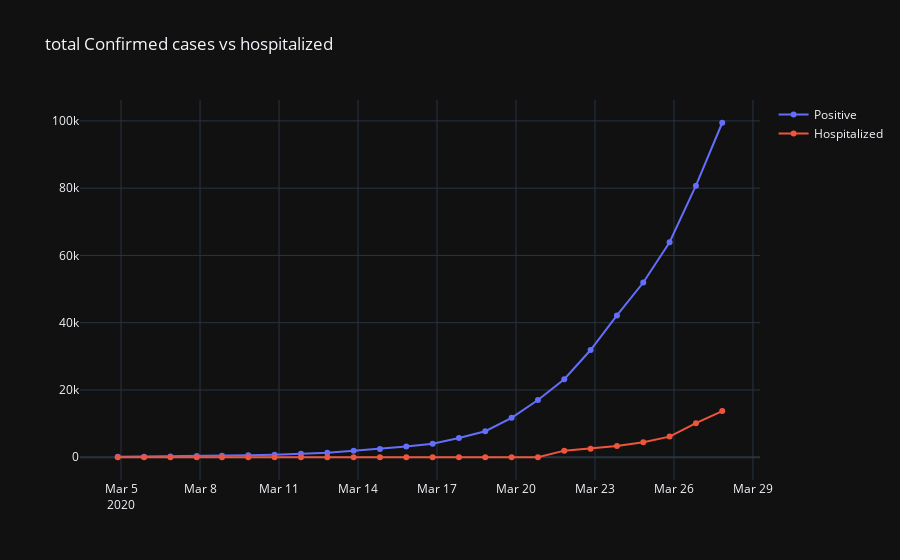

Here is the notebook cell this chart was saved with:
### Code cell
# positive cases vs hospitalized over time:
positive = states_daily.groupby("dateChecked")['positive',"hospitalized"].sum().reset_index()

fig = go.Figure()
fig.add_trace(go.Scatter(x=positive["dateChecked"], y=positive["positive"],
                        mode="lines+markers",
                        name="Positive"))
fig.add_trace(go.Scatter(x=positive["dateChecked"], y=positive["hospitalized"],
                        mode="lines+markers",
                        name="Hospitalized"))
fig.update_layout(barmode="stack",title_text="total Confirmed cases vs hospitalized")
fig.layout.template="plotly_dark"
fig.show()

### Figure 1 — Plotly figure (JSON) as saved in the notebook; plotly's stock layout.template omitted (floating-point values rounded to 4 significant figures)
{"data": [{"mode": "lines+markers", "name": "Positive", "type": "scatter", "x": ["2020-03-04T21:00:00Z", "2020-03-05T21:00:00Z", "2020-03-06T21:00:00Z", "2020-03-07T21:00:00Z", "2020-03-08T20:00:00Z", "2020-03-09T20:00:00Z", "2020-03-10T20:00:00Z", "2020-03-11T20:00:00Z", "2020-03-12T20:00:00Z", "2020-03-13T20:00:00Z", "2020-03-14T20:00:00Z", "2020-03-15T20:00:00Z", "2020-03-16T20:00:00Z", "2020-03-17T20:00:00Z", "2020-03-18T20:00:00Z", "2020-03-19T20:00:00Z", "2020-03-20T20:00:00Z", "2020-03-21T20:00:00Z", "2020-03-22T20:00:00Z", "2020-03-23T20:00:00Z", "2020-03-24T20:00:00Z", "2020-03-25T20:00:00Z", "2020-03-26T20:00:00Z", "2020-03-27T20:00:00Z"], "y": [118, 176, 223, 341, 417, 584, 778, 1053, 1315, 1922, 2450, 3173, 4019, 5723, 7730, 11719, 17033, 23197, 31879, 42152, 51954, 63928, 80735, 99447]}, {"mode": "lines+markers", "name": "Hospitalized", "type": "scatter", "x": ["2020-03-04T21:00:00Z", "2020-03-05T21:00:00Z", "2020-03-06T21:00:00Z", "2020-03-07T21:00:00Z", "2020-03-08T20:00:00Z", "2020-03-09T20:00:00Z", "2020-03-10T20:00:00Z", "2020-03-11T20:00:00Z", "2020-03-12T20:00:00Z", "2020-03-13T20:00:00Z", "2020-03-14T20:00:00Z", "2020-03-15T20:00:00Z", "2020-03-16T20:00:00Z", "2020-03-17T20:00:00Z", "2020-03-18T20:00:00Z", "2020-03-19T20:00:00Z", "2020-03-20T20:00:00Z", "2020-03-21T20:00:00Z", "2020-03-22T20:00:00Z", "2020-03-23T20:00:00Z", "2020-03-24T20:00:00Z", "2020-03-25T20:00:00Z", "2020-03-26T20:00:00Z", "2020-03-27T20:00:00Z"], "y": [0, 0, 0, 0, 0, 0, 0, 0, 0, 0, 0, 0, 0, 0, 0, 0, 0, 1964, 2554, 3325, 4468, 6136, 10131, 13717]}], "layout": {"barmode": "stack", "title": {"text": "total Confirmed cases vs hospitalized"}}}
